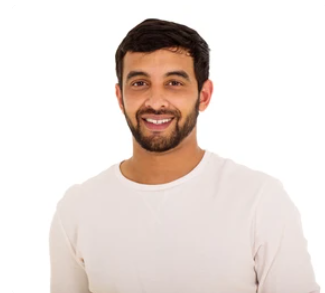
#> input picture datasets/train/good_look/Screenshot 2023-11-24 164700.png, 325 x 293 px, found by its file name
$ jupyter execute --allow-errors test_to_vgg16_neural.ipynb
#> lines starting #> are read from the running program, lines starting #| are printed output that depends on the picture
[cell 1]
import pickle

#> (a cell that did not finish here is left out)

#> (a cell that did not finish here is left out)

[cell 4]
import pickle
import cv2
import numpy as np

#> (a cell that did not finish here is left out)

[cell 6]
image_path = '/Screenshot 2023-11-24 164700.png'

[cell 7]
image = cv2.imread(image_path)
#> image is the input picture: shape (293, 325, 3); mean B, G, R 217.7, 222.6, 233
resized_image = cv2.resize(image, (224, 224))  # Replace input_width and input_height with your model's input size
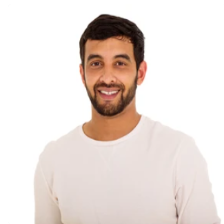
#> resized_image: shape (224, 224, 3); mean B, G, R 217.6, 222.6, 233
input_data = np.expand_dims(resized_image, axis=0)


$ run again, with datasets/test/bad_look/Screenshot 2023-11-25 171522.png copied over datasets/train/good_look/Screenshot 2023-11-24 164700.png
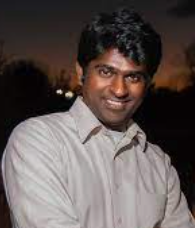
#> input picture datasets/test/bad_look/Screenshot 2023-11-25 171522.png, 195 x 228 px, found by its file name
#> image is the input picture: shape (228, 195, 3); mean B, G, R 84, 86.4, 96.7
#> `resized_image = cv2.resize(image, (224, 224))  # Replace input_width a..`:
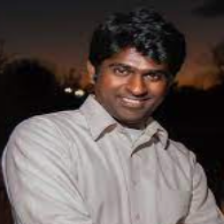
#> resized_image: shape (224, 224, 3); mean B, G, R 83.9, 86.3, 96.6

$ run again, with datasets/test/bad_look/Screenshot 2023-11-25 171551.png copied over datasets/train/good_look/Screenshot 2023-11-24 164700.png
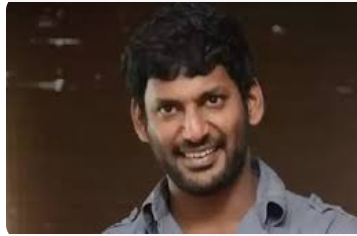
#> input picture datasets/test/bad_look/Screenshot 2023-11-25 171551.png, 357 x 236 px, found by its file name
#> image is the input picture: shape (236, 357, 3); mean B, G, R 47.3, 56.5, 73.1
#> `resized_image = cv2.resize(image, (224, 224))  # Replace input_width a..`:
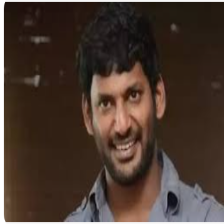
#> resized_image: shape (224, 224, 3); mean B, G, R 47.3, 56.6, 73.2

$ run again, with datasets/test/bad_look/Screenshot 2023-11-25 171651.png copied over datasets/train/good_look/Screenshot 2023-11-24 164700.png
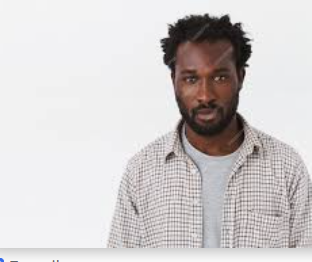
#> input picture datasets/test/bad_look/Screenshot 2023-11-25 171651.png, 312 x 262 px, found by its file name
#> image is the input picture: shape (262, 312, 3); mean B, G, R 205.1, 205.1, 209
#> `resized_image = cv2.resize(image, (224, 224))  # Replace input_width a..`:
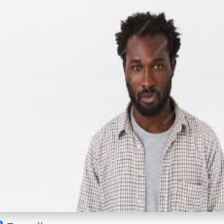
#> resized_image: shape (224, 224, 3); mean B, G, R 205.1, 205, 209
